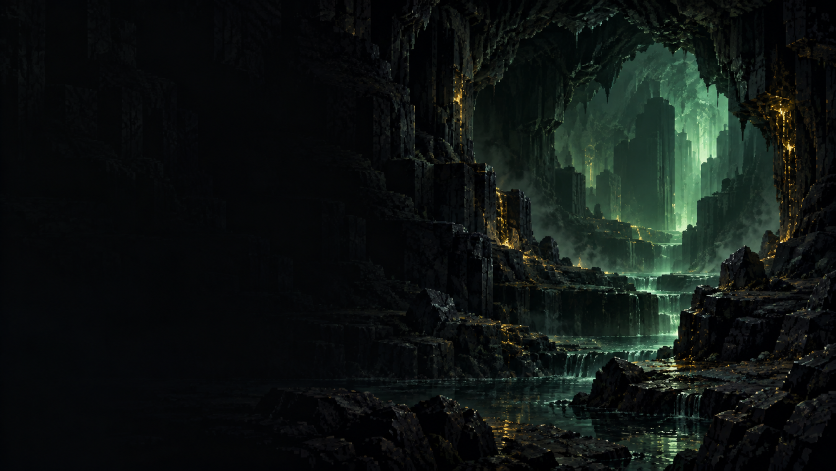
#> input picture apps/cave-node-status/assets/cave-node-chamber.png, 1672 x 941 px (shown at 1/2 size)
$ python make_backdrop.py
#> lines starting #> are read from the running program, lines starting #| are printed output that depends on the picture
#!/usr/bin/env python3
"""Derive the page backdrop from the camera original.

The chamber photograph is nearly black — mean luminance 18/255, median 7 —
which reads as a flat dark rectangle once the page's scrims are over it. This
lifts it so the cave is actually visible behind the telemetry, and it is a
script rather than a hand-edited file so re-exporting the original does not
quietly lose the correction.

    python3 scripts/make_backdrop.py

Source `assets/cave-node-chamber.png` is the untouched original and is never
shipped; `assets/cave-node-chamber.webp` is what the build copies into dist.
"""

import pathlib

from PIL import Image, ImageEnhance

# Gamma well under 1 to lift shadows — this image lives almost entirely in
# them. Contrast and saturation come back up afterwards because lifting
# shadows alone leaves the rock looking grey and washed.
GAMMA = 0.45
CONTRAST = 1.15
SATURATION = 1.12
QUALITY = 82

root = pathlib.Path(__file__).resolve().parent.parent
source = root / "assets" / "cave-node-chamber.png"
target = root / "assets" / "cave-node-chamber.webp"

image = Image.open(source).convert("RGB")
#> image is the input picture: PIL image 1672x941 RGB; mean R, G, B 14.5, 20.2, 17.8
curve = [min(255, round(255 * ((value / 255) ** GAMMA))) for value in range(256)]
image = image.point(curve * 3)
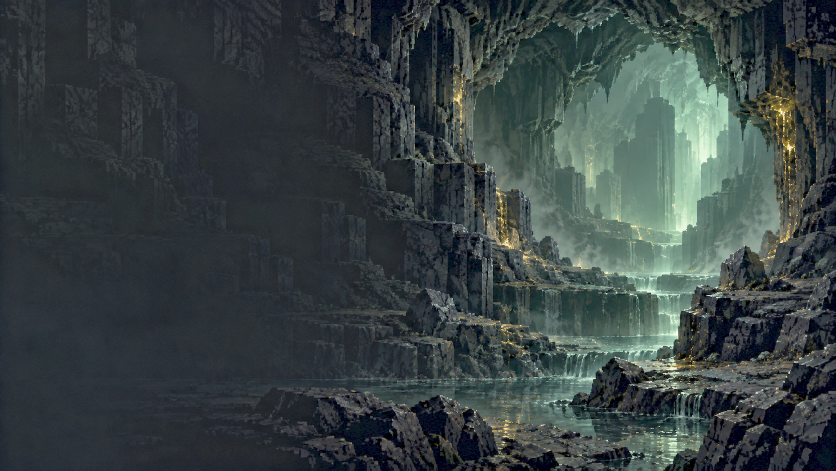
#> image: PIL image 1672x941 RGB (shown at 1/2 size); mean R, G, B 57.4, 67.3, 67.8
image = ImageEnhance.Contrast(image).enhance(CONTRAST)
image = ImageEnhance.Color(image).enhance(SATURATION)
image.save(target, "WEBP", quality=QUALITY, method=6)

levels = sorted(image.convert("L").getdata())
#> levels = 1573352 items
mean = sum(levels) / len(levels)
#> mean = 64.02
print(
    f"{target.relative_to(root)}: {target.stat().st_size // 1024} KB, "
    f"mean luminance {mean:.0f}/255 (was 18)"
)
#| assets/cave-node-chamber.webp: 200 KB, mean luminance 64/255 (was 18)
